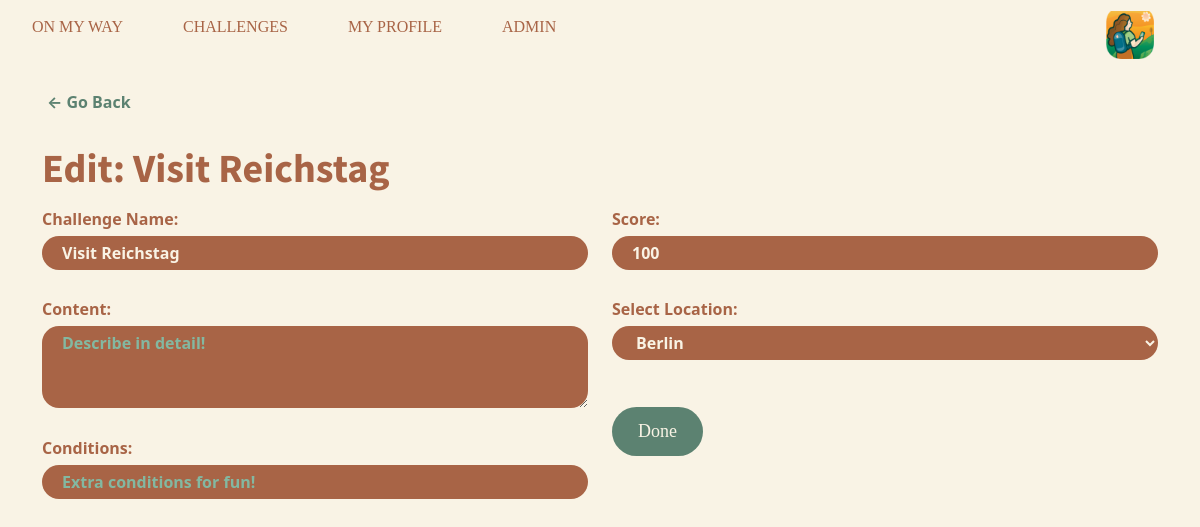
The page /index.php?action=edit-challenge&id=6 (signed in) on the database its author committed.
### tables this page shows
CREATE TABLE challenges (
  id int(11) NOT NULL AUTO_INCREMENT,
  name varchar(30) DEFAULT NULL,
  content text NOT NULL,
  place_id int(11) NOT NULL,
  conditions varchar(100) DEFAULT NULL,
  score int(11) DEFAULT NULL,
  users_accomplished int(11) DEFAULT NULL,
  created_date datetime NOT NULL DEFAULT current_timestamp(),
  updated_date datetime NOT NULL DEFAULT current_timestamp(),
  PRIMARY KEY (id)
);

### model/challengeManager.php (called while the page is built, shortened)
<?php
class ChallengeManager extends Db {
    public function getChallengeData($challengeId)
    {
        $db = $this->connectDB();
        $stmt = $db->prepare("SELECT * FROM challenges WHERE id=:id");
        $stmt->execute(['id' => $challengeId]);
        $challengeData = $stmt->fetch();
        return $challengeData;
    }
}

### model/placeManager.php (called while the page is built, shortened)
<?php
class PlaceManager extends Db {
    public function retrievePlaces()
    {
        $db = $this->connectDB();
        $places = $db->query('SELECT * FROM places');
        $places = $places->fetchAll();
        return $places;
    }
}

### view/challenge-form.php (the view, shortened to what this page needs)
<?php
    $h1 = isset($backBtn) ? 'Edit: ' . $name:'Create A New Challenge';
?>
<div class="container form-view">
    <?php if(isset($backBtn)): ?>
        <div class="back-btn">
            <?= $backBtn ?>
        </div>
    <?php endif ?>
    <h1><?= $h1 ?></h1>
    <form action="<?= ROOT . $action ?>" method="post">
        <div class="row">
            <div class="col-md-6 col-12 form-box">
                <div class="fields">
                    <label for="ch_name">Challenge Name: </label>
                    <input name="name" id="ch_name" type="text" placeholder="Give a good name!" value="<?=$name ?? ''?>" required autofocus>
                </div>
                <div class="">
                    <label for="content">Content: </label>
                    <textarea name="content" id="content" cols="50" rows="3" placeholder="Describe in detail!" required><?=$content ?? '' ?></textarea>
                </div>
                <div class="fields">
                    <label for="conditions">Conditions: </label>
                    <input name="conditions" id="conditions" type="text" placeholder="Extra conditions for fun!" value="<?=$conditions ?? ''?>" required>
                </div>
            </div>
            <div class="col-md-6 col-12 form-box">
                <div class="fields">
                    <label for="score">Score: </label>
                    <input name="score" id="score" type="number" placeholder="Points to receive" value="<?=$score ?? ''?>" required>
                </div>
                <div class="fields">
                    <label for="name">Select Location: </label>
                    <select name="place_id" id="name">
                        <?php
                        foreach($existingPlaces as $place) {
                            if(isset($edit_place_id)) {
                                $selected = $place['id'] == $edit_place_id ? 'selected' : '';
                            }
                        ?>
                        <option value="<?=$place['id']?>" <?=$selected ?? ''?>><?=$place['name']?></option>
                        <?php
                        }
                        ?>
                    </select>
                </div>
                <button type="submit" name="<?=$btnName?>" class="submit-btn"><?=$btnText?></button>
            </div>
        </div>
    </form>
</div>
<?php
    include 'template.php';
?>

### public/styles.css (style rules this page uses)
:root { --brown: #a86446; --dark-green: #5c8271; --light-green: #83b8a1; --light-orange: hsl(42, 62%, 94%); --white: #ffffff; }
html { height: 100%; }
html, body { margin: 0; padding: 0; background-color: #f9f3e5; position:relative; }
::placeholder { color: #83b8a1; opacity: 1; }
.login_button, .register_button, .submit-btn { border:1px solid transparent; border-radius: 30px; width: 100px; height: 40px; background-color: #5c8271; color: #f9f3e5; margin-top: 25px; font-family: 'Eastman-Bold'; font-size: large; }
h1, h2, h3, h4, h5 { color: #a86446; }
.list-view h1, .admin-view h1, .form-view h1, .admin-view h2, .form-view h2 { font-family: 'Source Sans Pro', sans-serif; font-weight: bold; margin: 30px 0 15px; }
.search-box input, .add-btn, .form-box input, .form-box textarea, .form-box select { border: transparent; border-radius: 30px; height: fit-content; padding: 5px 20px; margin: 10px 0; background-color: #a86446; color: #f9f3e5; font-weight: bold; }
.search-box button, .form-view label { border: transparent; background-color: transparent; color: #a86446; font-weight: bold; }
.form-view label { display: block; }
.form-box input, .form-box textarea, .form-box select { width: -webkit-fill-available; margin: 5px 0 22px; }
.form-box .fields { height: 90px; }
.submit-btn { width: fit-content; height: fit-content; padding: 10px 25px; margin-top: 20px; }
.back-btn { font-weight: bold; color: #5c8271; margin: 20px 5px; }
.form-box textarea { border-radius: 17px; min-height: 80px; }

### rows shown on the page
challenges: name "Edit: Visit Reichstag", name "Visit Reichstag", score "100"

### other values the page prints
$btnText "Done"
form field place_id "Berlin"
